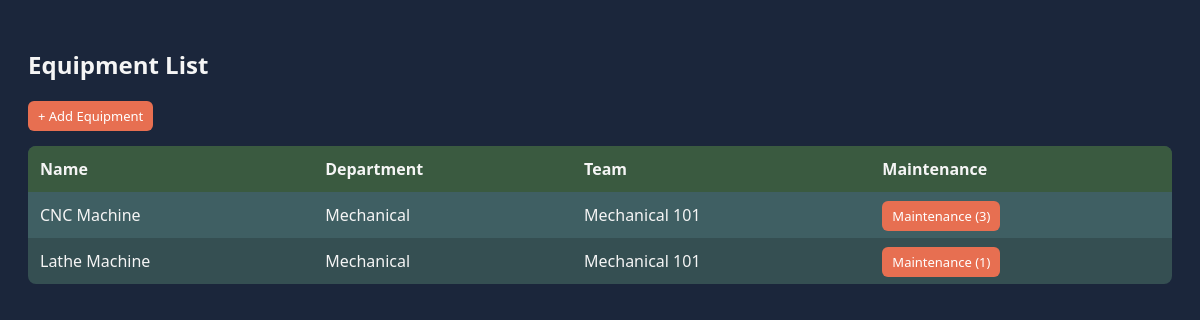
Screenshot of /equipment/ with the database file from the repository.
### maintenance/models.py (models this page shows, shortened)
class Equipment(models.Model):
    name = models.CharField(max_length=100)
    serial_number = models.CharField(max_length=100)
    category = models.CharField(max_length=100)
    department = models.CharField(max_length=100)
    location = models.CharField(max_length=100)
    purchase_date = models.DateField()
    warranty_till = models.DateField()
    maintenance_team = models.ForeignKey(Team, on_delete=models.SET_NULL, null=True)
    is_scrapped = models.BooleanField(default=False)

class Team(models.Model):
    name = models.CharField(max_length=100)
    def __str__(self):
        return self.name

### maintenance/views.py (the view)
# urls.py: path("equipment/", views.equipment_list, name="equipment_list"),
def equipment_list(request):
    equipments = Equipment.objects.all()
    return render(request, "maintenance/equipment_list.html", {
        "equipments": equipments
    })

### maintenance/templates/maintenance/equipment_list.html (shortened to what this page needs)
<!DOCTYPE html>
<html>
<head>
</head>
<body>
<h2>Equipment List</h2>
<a href="/equipment/new/" class="btn" style="margin-bottom:15px; display:inline-block;">
    + Add Equipment
</a>
<table>
    <tr>
        <th>Name</th>
        <th>Department</th>
        <th>Team</th>
        <th>Maintenance</th>
    </tr>
    {% for e in equipments %}
    <tr>
        <td>{{ e.name }}</td>
        <td>{{ e.department }}</td>
        <td>{{ e.maintenance_team }}</td>
        <td>
            <a class="btn" href="{% url 'equipment_requests' e.id %}">
                Maintenance ({{ e.maintenancerequest_set.count }})
            </a>
        </td>
    </tr>
    {% endfor %}
</table>
</body>
</html>

### maintenance/templates/maintenance/equipment_list.html (style rules this page uses)
body { font-family: Segoe UI; background: #1b263b; color: #f5f5f5; padding: 20px; }
table { width: 100%; border-collapse: collapse; background: #354f52; border-radius: 8px; overflow: hidden; }
th, td { padding: 12px; text-align: left; }
th { background: #3a5a40; }
tr:nth-child(even) { background: #3f5f63; }
a.btn { padding: 6px 10px; background: #e76f51; color: white; text-decoration: none; border-radius: 6px; font-size: 13px; }

### rows the page displays
Equipment: name "CNC Machine", department "Mechanical", maintenance_team "Mechanical 101", maintenancerequest_set.count "3"
Equipment: name "Lathe Machine", department "Mechanical", maintenance_team "Mechanical 101", maintenancerequest_set.count "1"
